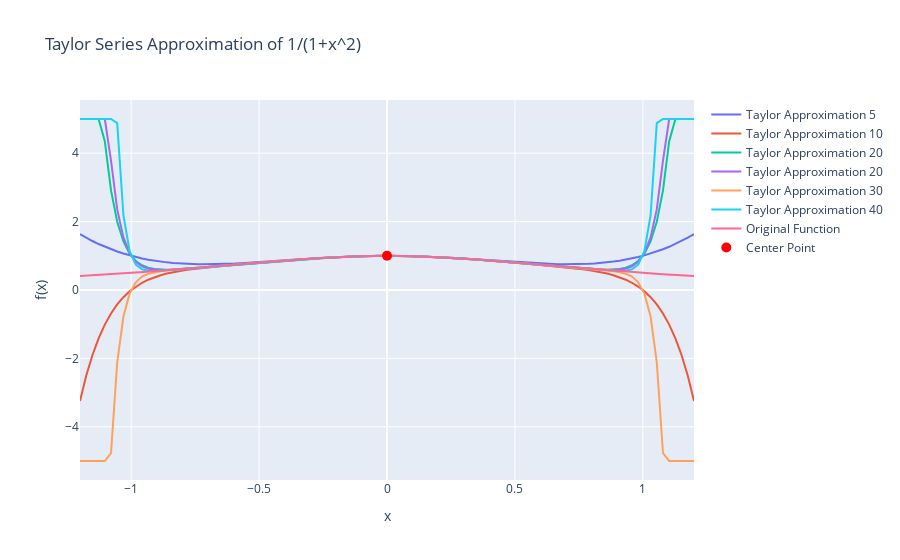

Source (notebook cell):
### Code cell
# plotly plot of the data vs 1/(1+x^2)
import plotly.graph_objects as go
fig = go.Figure()
# Add the Taylor approximation line
fig.add_trace(go.Scatter(x=x_values, y=[taylor_approx_at_a(x, a, 5) for x in x_values], mode='lines', name='Taylor Approximation 5'))
fig.add_trace(go.Scatter(x=x_values, y=[taylor_approx_at_a(x, a, 10) for x in x_values], mode='lines', name='Taylor Approximation 10'))
fig.add_trace(go.Scatter(x=x_values, y=[taylor_approx_at_a(x, a, 20) for x in x_values], mode='lines', name='Taylor Approximation 20'))
fig.add_trace(go.Scatter(x=x_values, y=[taylor_approx_at_a(x, a, 25) for x in x_values], mode='lines', name='Taylor Approximation 25'))
fig.add_trace(go.Scatter(x=x_values, y=[taylor_approx_at_a(x, a, 30) for x in x_values], mode='lines', name='Taylor Approximation 30'))
fig.add_trace(go.Scatter(x=x_values, y=[taylor_approx_at_a(x, a, 40) for x in x_values], mode='lines', name='Taylor Approximation 40'))
# Add the original function line
x_full = np.linspace(plot_start, plot_end, num=500)
y_full = 1 / (1 + x_full**2)
fig.add_trace(go.Scatter(x=x_full, y=y_full, mode='lines', name='Original Function'))
# Add the center point
fig.add_trace(go.Scatter(x=[a], y=[1/(1+a**2)], mode='markers', name='Center Point', marker=dict(size=10, color='red')))
# Update layout
fig.update_layout(title='Taylor Series Approximation of 1/(1+x^2)',
                  xaxis_title='x',
                  yaxis_title='f(x)',
                  showlegend=True)
# Show the plot
fig.show()
